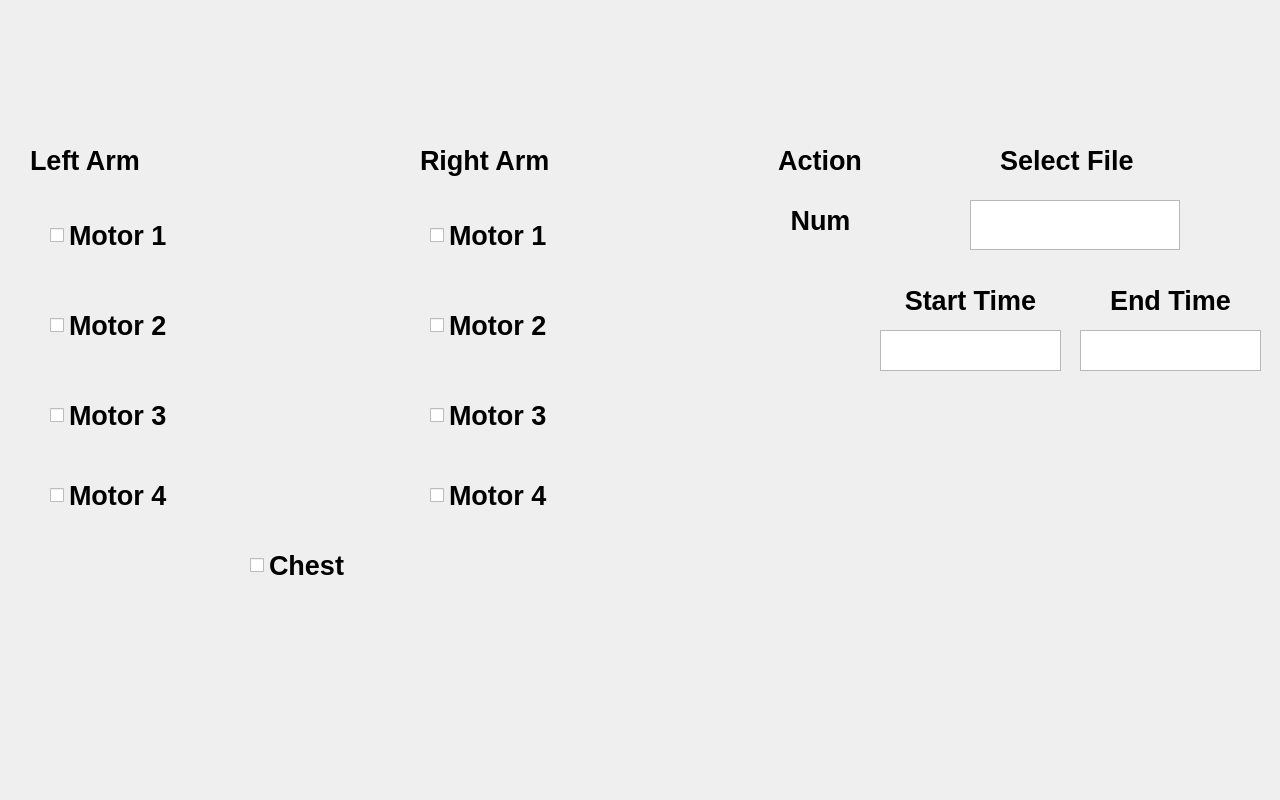
<?xml version="1.0" encoding="UTF-8"?>
<ui version="4.0">
 <class>Form</class>
 <widget class="QWidget" name="Form">
  <property name="geometry">
   <rect>
    <x>0</x>
    <y>0</y>
    <width>1280</width>
    <height>800</height>
   </rect>
  </property>
  <property name="maximumSize">
   <size>
    <width>1280</width>
    <height>800</height>
   </size>
  </property>
  <property name="windowTitle">
   <string>Form</string>
  </property>
  <widget class="QLabel" name="background">
   <property name="geometry">
    <rect>
     <x>0</x>
     <y>0</y>
     <width>1280</width>
     <height>800</height>
    </rect>
   </property>
   <property name="maximumSize">
    <size>
     <width>1280</width>
     <height>800</height>
    </size>
   </property>
   <property name="font">
    <font>
     <weight>75</weight>
     <bold>true</bold>
    </font>
   </property>
   <property name="text">
    <string/>
   </property>
   <property name="pixmap">
    <pixmap>../data/background2.jpg</pixmap>
   </property>
  </widget>
  <widget class="QPushButton" name="play_button">
   <property name="geometry">
    <rect>
     <x>950</x>
     <y>420</y>
     <width>211</width>
     <height>81</height>
    </rect>
   </property>
   <property name="text">
    <string/>
   </property>
   <property name="icon">
    <iconset>
     <normaloff>../data/file_select.png</normaloff>../data/file_select.png</iconset>
   </property>
   <property name="iconSize">
    <size>
     <width>200</width>
     <height>80</height>
    </size>
   </property>
   <property name="flat">
    <bool>true</bool>
   </property>
  </widget>
  <widget class="QPushButton" name="save_button">
   <property name="geometry">
    <rect>
     <x>950</x>
     <y>600</y>
     <width>211</width>
     <height>81</height>
    </rect>
   </property>
   <property name="text">
    <string/>
   </property>
   <property name="icon">
    <iconset>
     <normaloff>../data/save.png</normaloff>../data/save.png</iconset>
   </property>
   <property name="iconSize">
    <size>
     <width>200</width>
     <height>80</height>
    </size>
   </property>
   <property name="flat">
    <bool>true</bool>
   </property>
  </widget>
  <widget class="QTextEdit" name="filename">
   <property name="geometry">
    <rect>
     <x>970</x>
     <y>200</y>
     <width>210</width>
     <height>50</height>
    </rect>
   </property>
  </widget>
  <widget class="QLabel" name="label">
   <property name="geometry">
    <rect>
     <x>1000</x>
     <y>120</y>
     <width>141</width>
     <height>81</height>
    </rect>
   </property>
   <property name="font">
    <font>
     <pointsize>20</pointsize>
     <weight>75</weight>
     <bold>true</bold>
    </font>
   </property>
   <property name="text">
    <string>Select File</string>
   </property>
  </widget>
  <widget class="QCheckBox" name="Right_1">
   <property name="geometry">
    <rect>
     <x>430</x>
     <y>210</y>
     <width>191</width>
     <height>51</height>
    </rect>
   </property>
   <property name="font">
    <font>
     <pointsize>20</pointsize>
     <weight>75</weight>
     <bold>true</bold>
    </font>
   </property>
   <property name="text">
    <string>Motor 1</string>
   </property>
   <property name="iconSize">
    <size>
     <width>30</width>
     <height>30</height>
    </size>
   </property>
  </widget>
  <widget class="QCheckBox" name="Right_2">
   <property name="geometry">
    <rect>
     <x>430</x>
     <y>300</y>
     <width>191</width>
     <height>51</height>
    </rect>
   </property>
   <property name="font">
    <font>
     <pointsize>20</pointsize>
     <weight>75</weight>
     <bold>true</bold>
    </font>
   </property>
   <property name="text">
    <string>Motor 2</string>
   </property>
   <property name="iconSize">
    <size>
     <width>30</width>
     <height>30</height>
    </size>
   </property>
  </widget>
  <widget class="QCheckBox" name="Right_3">
   <property name="geometry">
    <rect>
     <x>430</x>
     <y>390</y>
     <width>191</width>
     <height>51</height>
    </rect>
   </property>
   <property name="font">
    <font>
     <pointsize>20</pointsize>
     <weight>75</weight>
     <bold>true</bold>
    </font>
   </property>
   <property name="text">
    <string>Motor 3</string>
   </property>
   <property name="iconSize">
    <size>
     <width>30</width>
     <height>30</height>
    </size>
   </property>
  </widget>
  <widget class="QCheckBox" name="Left_1">
   <property name="geometry">
    <rect>
     <x>50</x>
     <y>210</y>
     <width>191</width>
     <height>51</height>
    </rect>
   </property>
   <property name="font">
    <font>
     <pointsize>20</pointsize>
     <weight>75</weight>
     <bold>true</bold>
    </font>
   </property>
   <property name="text">
    <string>Motor 1</string>
   </property>
   <property name="iconSize">
    <size>
     <width>30</width>
     <height>30</height>
    </size>
   </property>
  </widget>
  <widget class="QCheckBox" name="Left_2">
   <property name="geometry">
    <rect>
     <x>50</x>
     <y>300</y>
     <width>191</width>
     <height>51</height>
    </rect>
   </property>
   <property name="font">
    <font>
     <pointsize>20</pointsize>
     <weight>75</weight>
     <bold>true</bold>
    </font>
   </property>
   <property name="text">
    <string>Motor 2</string>
   </property>
   <property name="iconSize">
    <size>
     <width>30</width>
     <height>30</height>
    </size>
   </property>
  </widget>
  <widget class="QCheckBox" name="Left_3">
   <property name="geometry">
    <rect>
     <x>50</x>
     <y>390</y>
     <width>191</width>
     <height>51</height>
    </rect>
   </property>
   <property name="font">
    <font>
     <pointsize>20</pointsize>
     <weight>75</weight>
     <bold>true</bold>
    </font>
   </property>
   <property name="text">
    <string>Motor 3</string>
   </property>
   <property name="iconSize">
    <size>
     <width>30</width>
     <height>30</height>
    </size>
   </property>
  </widget>
  <widget class="QCheckBox" name="Chest">
   <property name="geometry">
    <rect>
     <x>250</x>
     <y>540</y>
     <width>191</width>
     <height>51</height>
    </rect>
   </property>
   <property name="font">
    <font>
     <pointsize>20</pointsize>
     <weight>75</weight>
     <bold>true</bold>
    </font>
   </property>
   <property name="text">
    <string>Chest</string>
   </property>
   <property name="iconSize">
    <size>
     <width>30</width>
     <height>30</height>
    </size>
   </property>
  </widget>
  <widget class="QLabel" name="label_2">
   <property name="geometry">
    <rect>
     <x>30</x>
     <y>120</y>
     <width>381</width>
     <height>81</height>
    </rect>
   </property>
   <property name="font">
    <font>
     <pointsize>20</pointsize>
     <weight>75</weight>
     <bold>true</bold>
    </font>
   </property>
   <property name="text">
    <string>Left Arm</string>
   </property>
  </widget>
  <widget class="QLabel" name="label_3">
   <property name="geometry">
    <rect>
     <x>420</x>
     <y>120</y>
     <width>260</width>
     <height>81</height>
    </rect>
   </property>
   <property name="font">
    <font>
     <pointsize>20</pointsize>
     <weight>75</weight>
     <bold>true</bold>
    </font>
   </property>
   <property name="text">
    <string>Right Arm</string>
   </property>
  </widget>
  <widget class="QPushButton" name="save_time">
   <property name="geometry">
    <rect>
     <x>950</x>
     <y>510</y>
     <width>211</width>
     <height>81</height>
    </rect>
   </property>
   <property name="text">
    <string/>
   </property>
   <property name="icon">
    <iconset>
     <normaloff>../data/next_button.png</normaloff>../data/next_button.png</iconset>
   </property>
   <property name="iconSize">
    <size>
     <width>200</width>
     <height>80</height>
    </size>
   </property>
   <property name="flat">
    <bool>true</bool>
   </property>
  </widget>
  <widget class="QLabel" name="label_4">
   <property name="geometry">
    <rect>
     <x>870</x>
     <y>260</y>
     <width>201</width>
     <height>81</height>
    </rect>
   </property>
   <property name="font">
    <font>
     <pointsize>20</pointsize>
     <weight>75</weight>
     <bold>true</bold>
    </font>
   </property>
   <property name="text">
    <string>Start Time</string>
   </property>
   <property name="alignment">
    <set>Qt::AlignCenter</set>
   </property>
  </widget>
  <widget class="QTextEdit" name="S_time">
   <property name="geometry">
    <rect>
     <x>880</x>
     <y>330</y>
     <width>181</width>
     <height>41</height>
    </rect>
   </property>
  </widget>
  <widget class="QLabel" name="Action_name">
   <property name="geometry">
    <rect>
     <x>720</x>
     <y>120</y>
     <width>200</width>
     <height>81</height>
    </rect>
   </property>
   <property name="font">
    <font>
     <pointsize>20</pointsize>
     <weight>75</weight>
     <bold>true</bold>
    </font>
   </property>
   <property name="text">
    <string>Action</string>
   </property>
   <property name="alignment">
    <set>Qt::AlignCenter</set>
   </property>
  </widget>
  <widget class="QLabel" name="Number">
   <property name="geometry">
    <rect>
     <x>740</x>
     <y>200</y>
     <width>161</width>
     <height>41</height>
    </rect>
   </property>
   <property name="font">
    <font>
     <pointsize>20</pointsize>
     <weight>75</weight>
     <bold>true</bold>
     <underline>false</underline>
     <strikeout>false</strikeout>
    </font>
   </property>
   <property name="contextMenuPolicy">
    <enum>Qt::DefaultContextMenu</enum>
   </property>
   <property name="text">
    <string>Num</string>
   </property>
   <property name="alignment">
    <set>Qt::AlignCenter</set>
   </property>
  </widget>
  <widget class="QTextEdit" name="E_time">
   <property name="geometry">
    <rect>
     <x>1080</x>
     <y>330</y>
     <width>181</width>
     <height>41</height>
    </rect>
   </property>
  </widget>
  <widget class="QLabel" name="label_5">
   <property name="geometry">
    <rect>
     <x>1070</x>
     <y>260</y>
     <width>201</width>
     <height>81</height>
    </rect>
   </property>
   <property name="font">
    <font>
     <pointsize>20</pointsize>
     <weight>75</weight>
     <bold>true</bold>
    </font>
   </property>
   <property name="text">
    <string>End Time</string>
   </property>
   <property name="alignment">
    <set>Qt::AlignCenter</set>
   </property>
  </widget>
  <widget class="QCheckBox" name="Left_4">
   <property name="geometry">
    <rect>
     <x>50</x>
     <y>470</y>
     <width>191</width>
     <height>51</height>
    </rect>
   </property>
   <property name="font">
    <font>
     <pointsize>20</pointsize>
     <weight>75</weight>
     <bold>true</bold>
    </font>
   </property>
   <property name="text">
    <string>Motor 4</string>
   </property>
   <property name="iconSize">
    <size>
     <width>30</width>
     <height>30</height>
    </size>
   </property>
  </widget>
  <widget class="QCheckBox" name="Right_4">
   <property name="geometry">
    <rect>
     <x>430</x>
     <y>470</y>
     <width>191</width>
     <height>51</height>
    </rect>
   </property>
   <property name="font">
    <font>
     <pointsize>20</pointsize>
     <weight>75</weight>
     <bold>true</bold>
    </font>
   </property>
   <property name="text">
    <string>Motor 4</string>
   </property>
   <property name="iconSize">
    <size>
     <width>30</width>
     <height>30</height>
    </size>
   </property>
  </widget>
 </widget>
 <resources/>
 <connections/>
</ui>
